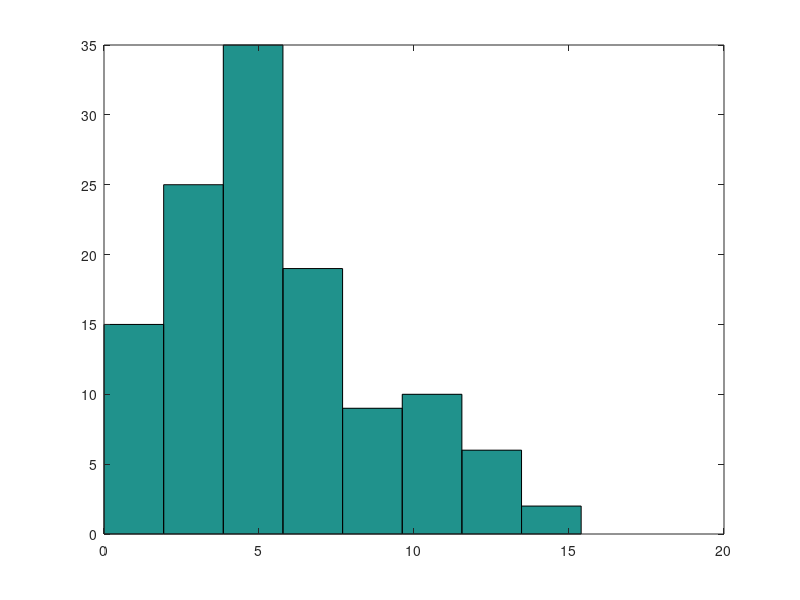

Write MATLAB code to recreate this figure. (Note: this script raises an error after producing the figure.)
function Egyes
    alpha = 0.03 ; 
    X = [5.078 1.279 2.268 7.382 3.428 11.735 7.065 8.923 10.074 10.230 4.751 1.959 5.659 9.660 4.387 4.236 3.739 5.316 12.310 8.819 13.176 1.580 6.317 7.266 2.993 4.776 7.463 6.324 2.784 4.675 5.321 5.569 6.987 2.821 2.146 5.640 5.336 10.536 2.854 12.928 4.454 5.461 1.318 8.051 4.3 00 4.479 1.681 6.725 4.381 11.152 1.561 4.392 8.841 8.163 11.056 10.824 4.171 5.404 6.311 5.063 3.380 15.393 1.328 10.343 8.528 8.922 4.085 4.501 5.208 2.098 12.286 7.205 14.082 4.522 5.595 9.007 3.354 7.463 2.623 1.477 1.823 10.886 1.884 3.883 5.961 3.378 2.686 5.320 5.635 3.093 1.520 2.345 2.563 6.801 9.627 3.539 3.370 3.282 1.258 6.437 3.098 4.057 6.988 6.285 5.758 9.549 5.893 1.724 11.737 4.856 4.959 1.219 3.564 3.616 1.404 7.234 2.894 4.616 5.170 6.971];
    n=length(X) ; 
    k=round(1+ log2(n)) ; 
    
    hist(X , k) ; 
    
    N = hist(X , k); 
    
    x_min=min(X) ; 
    x_max=max(X) ; 
    x=linspace(x_min , x_max , k+1);
    
    i=1:k ; 
    p0 = ContinuousCDF(x(i+1) , 'Pearson' , [6, 1]) - ContinuousCDF(x(i) , 'Pearson' , [6, 1]) ;
    chi2value= sum( ((N - n .* p0).^2)./ (n .* p0))
    
    chi2_quantile = chi2inv(1-alpha , k-1) 
    
    if(chi2value < chi2_quantile) 
        disp("Az adatok Pearson Chi2 eloszlast kovetnek !") ; 
    else
        disp("Az adatok NEM Pearson Chi2 eloszlast kovetnek !") ;
    end
end
